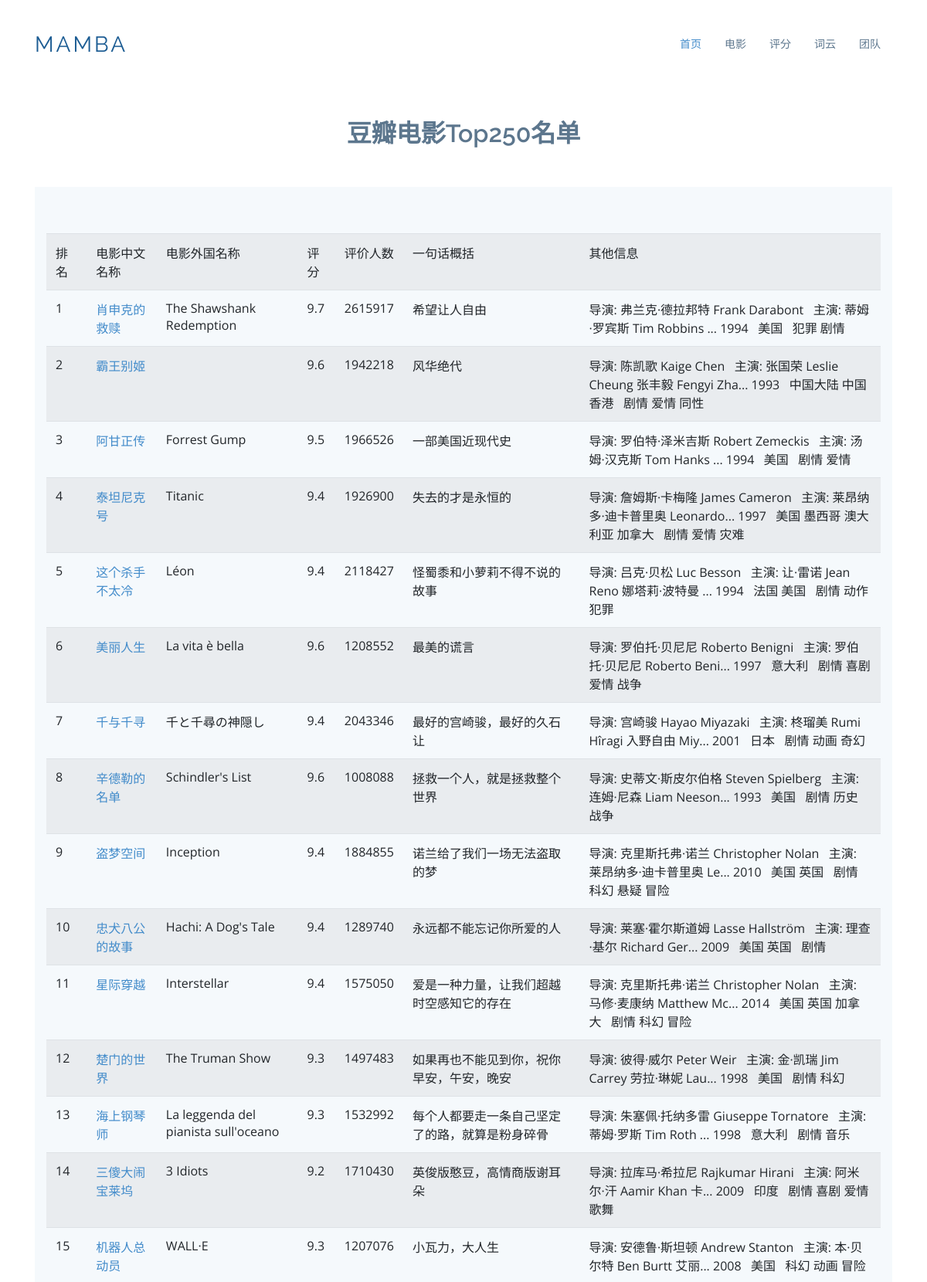
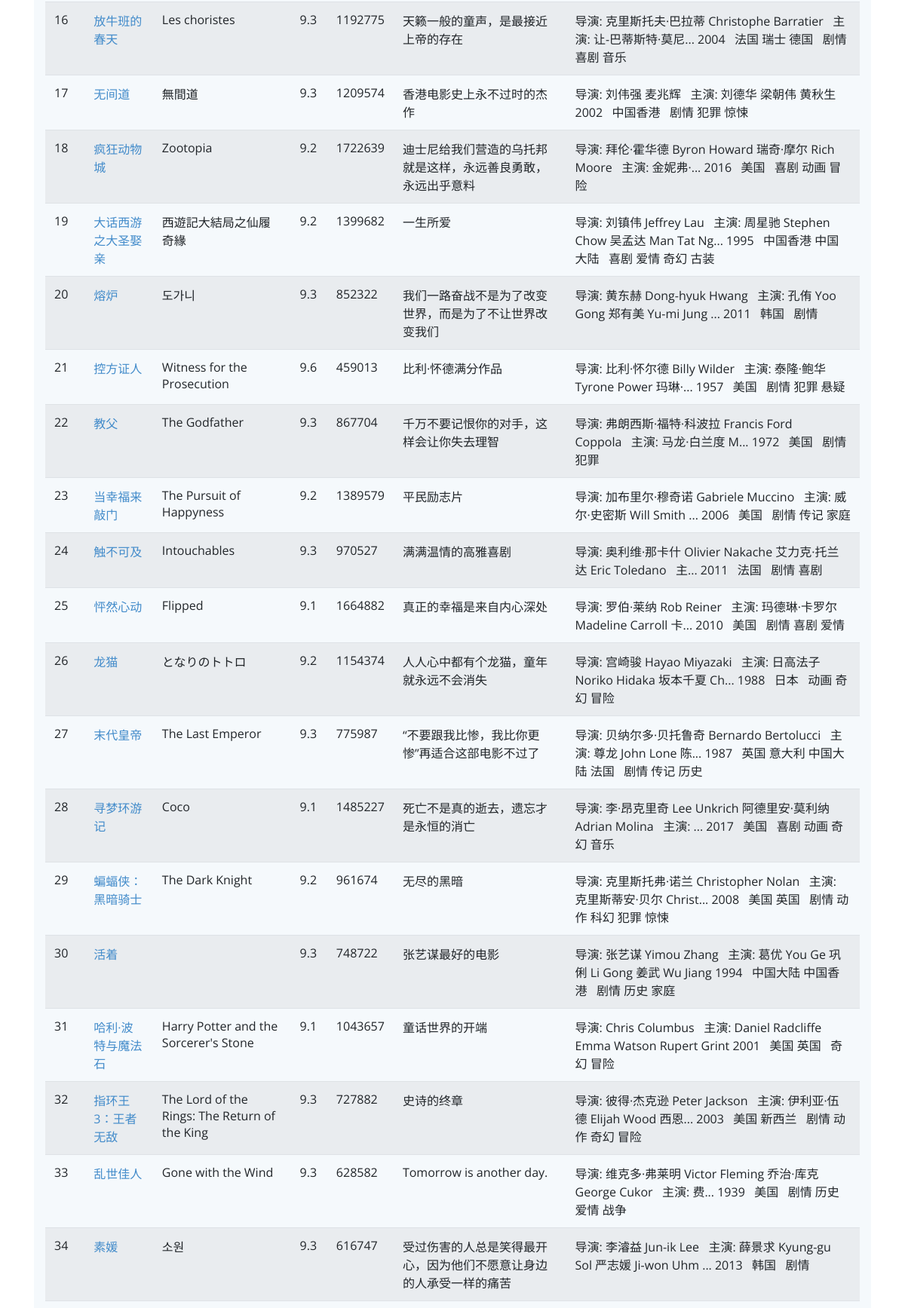
The page /movie (upper part) on the database its author committed (2 pictures, top to bottom).
### tables this page shows
CREATE TABLE movie250
        (
        id integer primary key autoincrement,
        info_link text,
        pic_link text,
        cname varchar ,
        ename varchar ,
        score numeric ,
        rated numeric ,
        introduction text,
        info text
        );

### app.py (the view)
@app.route('/movie')
def movie():
    datalist = []
    conn = sqlite3.connect("movie.db")
    cur = conn.cursor()
    sql = "select * from movie250"
    data = cur.execute(sql)
    for item in data:
        datalist.append(item)
    cur.close()
    conn.close()
    return render_template("movie.html", movies =datalist)

### templates/movie.html (shortened to what this page needs)
﻿<!DOCTYPE html>
<html lang="en">
<head>
  <link href="static/assets/vendor/bootstrap/css/bootstrap.min.css" rel="stylesheet">
  <link href="static/assets/vendor/icofont/icofont.min.css" rel="stylesheet">
  <link href="static/assets/vendor/boxicons/css/boxicons.min.css" rel="stylesheet">
  <link href="static/assets/vendor/animate.css/animate.min.css" rel="stylesheet">
  <link href="static/assets/vendor/venobox/venobox.css" rel="stylesheet">
  <link href="static/assets/vendor/aos/aos.css" rel="stylesheet">
  <link href="static/assets/css/style.css" rel="stylesheet">
</head>
<body>
  <header id="header">
    <div class="container">
      <div class="logo float-left">
        <h1 class="text-light"><a href="temp.html"><span>Mamba</span></a></h1>
      </div>
      <nav class="nav-menu float-right d-none d-lg-block">
        <ul>
          <li class="active"><a href="/index">首页</a></li>
          <li><a href="/movie">电影</a></li>
          <li><a href="/score">评分</a></li>
          <li><a href="/word">词云</a></li>
          <li><a href="/team">团队</a></li>
        </ul>
      </nav>
    </div>
  </header>
    <section id="team" class="team">
      <div class="container">
        <div class="section-title">
          <h2>豆瓣电影Top250名单</h2>
        </div>
    <section class="counts section-bg">
      <div class="container">
          <table class="table table-striped">
              <tr>
                  <td>排名</td>
                  <td>电影中文名称</td>
                  <td>电影外国名称</td>
                  <td>评分</td>
                  <td>评价人数</td>
                  <td>一句话概括</td>
                  <td>其他信息</td>
              </tr>
              {% for movie in movies %}
              <tr>
                  <td>{{ movie[0] }}</td>
                  <td>
                      <a href="{{ movie[1] }}" target="_blank">
                      {{ movie[3] }}
                      </a>
                  </td>
                  <td>{{ movie[4] }}</td>
                  <td>{{ movie[5] }}</td>
                  <td>{{ movie[6] }}</td>
                  <td>{{ movie[7] }}</td>
                  <td>{{ movie[8] }}</td>
              </tr>
              {% endfor %}
          </table>
        </div>
      </div>
    </section>
</body>
</html>

### static/assets/css/style.css (style rules this page uses)
body { font-family: "Open Sans", sans-serif; color: #444; }
a { color: #428bca; }
h1, h2, h3, h4, h5, h6, .font-primary { font-family: "Raleway", sans-serif; }
#header { height: 70px; transition: all 0.5s; transition: all 0.5s; padding: 10px 0; background: #fff; z-index: 997; }
#header .logo h1 { font-size: 28px; margin: 0; padding: 10px 0; line-height: 1; font-weight: 400; letter-spacing: 3px; text-transform: uppercase; }
#header .logo h1 a, #header .logo h1 a:hover { color: #1c5c93; text-decoration: none; }
.nav-menu, .nav-menu * { margin: 0; padding: 0; list-style: none; }
.nav-menu > ul > li { position: relative; white-space: nowrap; float: left; }
.nav-menu a { display: block; position: relative; color: #5c768d; padding: 12px 15px; transition: 0.3s; font-size: 14px; font-family: "Open Sans", sans-serif; }
.nav-menu a:hover, .nav-menu .active > a, .nav-menu li:hover > a { color: #428bca; text-decoration: none; }
.mobile-nav { position: fixed; top: 0; bottom: 0; z-index: 9999; overflow-y: auto; left: -260px; width: 260px; padding-top: 18px; background: #1f3548; transition: 0.4s; }
.mobile-nav * { margin: 0; padding: 0; list-style: none; }
.mobile-nav a { display: block; position: relative; color: #e3f0fc; padding: 10px 20px; font-weight: 500; }
.mobile-nav a:hover, .mobile-nav .active > a, .mobile-nav li:hover > a { color: #9eccf4; text-decoration: none; }
section { padding: 60px 0; }
.section-bg { background-color: #f5f9fc; }
.section-title { text-align: center; padding-bottom: 30px; }
.section-title h2 { font-size: 32px; font-weight: 600; margin-bottom: 20px; padding-bottom: 0; color: #5c768d; }
.counts { padding-bottom: 30px; }
.team { background: #fff; padding: 60px 0 30px 0; }

### rows shown on the page
movie250: id "1", cname "肖申克的救赎", ename "The Shawshank Redemption", score "9.7", rated "2615917", introduction "希望让人自由", info "导演: 弗兰克·德拉邦特 Frank Darabont 主演: 蒂姆·罗宾斯 Tim Robbins ... 1994 美国 犯罪 剧情"
movie250: id "2", cname "霸王别姬", score "9.6", rated "1942218", introduction "风华绝代", info "导演: 陈凯歌 Kaige Chen 主演: 张国荣 Leslie Cheung 张丰毅 Fengyi Zha... 1993 中国大陆 中国香港 剧情 爱情 同性"
movie250: id "3", cname "阿甘正传", ename "Forrest Gump", score "9.5", rated "1966526", introduction "一部美国近现代史", info "导演: 罗伯特·泽米吉斯 Robert Zemeckis 主演: 汤姆·汉克斯 Tom Hanks ... 1994 美国 剧情 爱情"
movie250: id "4", cname "泰坦尼克号", ename "Titanic", score "9.4", rated "1926900", introduction "失去的才是永恒的", info "导演: 詹姆斯·卡梅隆 James Cameron 主演: 莱昂纳多·迪卡普里奥 Leonardo... 1997 美国 墨西哥 澳大利亚 加拿大 剧情 爱情 灾难"
movie250: id "5", cname "这个杀手不太冷", ename "Léon", score "9.4", rated "2118427", introduction "怪蜀黍和小萝莉不得不说的故事", info "导演: 吕克·贝松 Luc Besson 主演: 让·雷诺 Jean Reno 娜塔莉·波特曼 ... 1994 法国 美国 剧情 动作 犯罪"
movie250: id "6", cname "美丽人生", ename "La vita è bella", score "9.6", rated "1208552", introduction "最美的谎言", info "导演: 罗伯托·贝尼尼 Roberto Benigni 主演: 罗伯托·贝尼尼 Roberto Beni... 1997 意大利 剧情 喜剧 爱情 战争"
movie250: id "7", cname "千与千寻", ename "千と千尋の神隠し", score "9.4", rated "2043346", introduction "最好的宫崎骏，最好的久石让", info "导演: 宫崎骏 Hayao Miyazaki 主演: 柊瑠美 Rumi Hîragi 入野自由 Miy... 2001 日本 剧情 动画 奇幻"
movie250: id "8", cname "辛德勒的名单", ename "Schindler's List", score "9.6", rated "1008088", introduction "拯救一个人，就是拯救整个世界", info "导演: 史蒂文·斯皮尔伯格 Steven Spielberg 主演: 连姆·尼森 Liam Neeson... 1993 美国 剧情 历史 战争"
movie250: id "9", cname "盗梦空间", ename "Inception", score "9.4", rated "1884855", introduction "诺兰给了我们一场无法盗取的梦", info "导演: 克里斯托弗·诺兰 Christopher Nolan 主演: 莱昂纳多·迪卡普里奥 Le... 2010 美国 英国 剧情 科幻 悬疑 冒险"
movie250: id "10", cname "忠犬八公的故事", ename "Hachi: A Dog's Tale", score "9.4", rated "1289740", introduction "永远都不能忘记你所爱的人", info "导演: 莱塞·霍尔斯道姆 Lasse Hallström 主演: 理查·基尔 Richard Ger... 2009 美国 英国 剧情"
movie250: id "11", cname "星际穿越", ename "Interstellar", score "9.4", rated "1575050", introduction "爱是一种力量，让我们超越时空感知它的存在", info "导演: 克里斯托弗·诺兰 Christopher Nolan 主演: 马修·麦康纳 Matthew Mc... 2014 美国 英国 加拿大 剧情 科幻 冒险"
movie250: id "12", cname "楚门的世界", ename "The Truman Show", score "9.3", rated "1497483", introduction "如果再也不能见到你，祝你早安，午安，晚安", info "导演: 彼得·威尔 Peter Weir 主演: 金·凯瑞 Jim Carrey 劳拉·琳妮 Lau... 1998 美国 剧情 科幻"
movie250: id "13", cname "海上钢琴师", ename "La leggenda del pianista sull'oceano", score "9.3", rated "1532992", introduction "每个人都要走一条自己坚定了的路，就算是粉身碎骨", info "导演: 朱塞佩·托纳多雷 Giuseppe Tornatore 主演: 蒂姆·罗斯 Tim Roth ... 1998 意大利 剧情 音乐"
movie250: id "14", cname "三傻大闹宝莱坞", ename "3 Idiots", score "9.2", rated "1710430", introduction "英俊版憨豆，高情商版谢耳朵", info "导演: 拉库马·希拉尼 Rajkumar Hirani 主演: 阿米尔·汗 Aamir Khan 卡... 2009 印度 剧情 喜剧 爱情 歌舞"
movie250: id "15", cname "机器人总动员", ename "WALL·E", score "9.3", rated "1207076", introduction "小瓦力，大人生", info "导演: 安德鲁·斯坦顿 Andrew Stanton 主演: 本·贝尔特 Ben Burtt 艾丽... 2008 美国 科幻 动画 冒险"
movie250: id "16", cname "放牛班的春天", ename "Les choristes", score "9.3", rated "1192775", introduction "天籁一般的童声，是最接近上帝的存在", info "导演: 克里斯托夫·巴拉蒂 Christophe Barratier 主演: 让-巴蒂斯特·莫尼... 2004 法国 瑞士 德国 剧情 喜剧 音乐"
movie250: id "17", cname "无间道", ename "無間道", score "9.3", rated "1209574", introduction "香港电影史上永不过时的杰作", info "导演: 刘伟强 麦兆辉 主演: 刘德华 梁朝伟 黄秋生 2002 中国香港 剧情 犯罪 惊悚"
movie250: id "18", cname "疯狂动物城", ename "Zootopia", score "9.2", rated "1722639", introduction "迪士尼给我们营造的乌托邦就是这样，永远善良勇敢，永远出乎意料", info "导演: 拜伦·霍华德 Byron Howard 瑞奇·摩尔 Rich Moore 主演: 金妮弗·... 2016 美国 喜剧 动画 冒险"
movie250: id "19", cname "大话西游之大圣娶亲", ename "西遊記大結局之仙履奇緣", score "9.2", rated "1399682", introduction "一生所爱", info "导演: 刘镇伟 Jeffrey Lau 主演: 周星驰 Stephen Chow 吴孟达 Man Tat Ng... 1995 中国香港 中国大陆 喜剧 爱情 奇幻 古装"
movie250: id "20", cname "熔炉", ename "도가니", score "9.3", rated "852322", introduction "我们一路奋战不是为了改变世界，而是为了不让世界改变我们", info "导演: 黄东赫 Dong-hyuk Hwang 主演: 孔侑 Yoo Gong 郑有美 Yu-mi Jung ... 2011 韩国 剧情"
movie250: id "21", cname "控方证人", ename "Witness for the Prosecution", score "9.6", rated "459013", introduction "比利·怀德满分作品", info "导演: 比利·怀尔德 Billy Wilder 主演: 泰隆·鲍华 Tyrone Power 玛琳·... 1957 美国 剧情 犯罪 悬疑"
movie250: id "22", cname "教父", ename "The Godfather", score "9.3", rated "867704", introduction "千万不要记恨你的对手，这样会让你失去理智", info "导演: 弗朗西斯·福特·科波拉 Francis Ford Coppola 主演: 马龙·白兰度 M... 1972 美国 剧情 犯罪"
movie250: id "23", cname "当幸福来敲门", ename "The Pursuit of Happyness", score "9.2", rated "1389579", introduction "平民励志片", info "导演: 加布里尔·穆奇诺 Gabriele Muccino 主演: 威尔·史密斯 Will Smith ... 2006 美国 剧情 传记 家庭"
movie250: id "24", cname "触不可及", ename "Intouchables", score "9.3", rated "970527", introduction "满满温情的高雅喜剧", info "导演: 奥利维·那卡什 Olivier Nakache 艾力克·托兰达 Eric Toledano 主... 2011 法国 剧情 喜剧"
movie250: id "25", cname "怦然心动", ename "Flipped", score "9.1", rated "1664882", introduction "真正的幸福是来自内心深处", info "导演: 罗伯·莱纳 Rob Reiner 主演: 玛德琳·卡罗尔 Madeline Carroll 卡... 2010 美国 剧情 喜剧 爱情"
movie250: id "26", cname "龙猫", ename "となりのトトロ", score "9.2", rated "1154374", introduction "人人心中都有个龙猫，童年就永远不会消失", info "导演: 宫崎骏 Hayao Miyazaki 主演: 日高法子 Noriko Hidaka 坂本千夏 Ch... 1988 日本 动画 奇幻 冒险"
movie250: id "27", cname "末代皇帝", ename "The Last Emperor", score "9.3", rated "775987", introduction "“不要跟我比惨，我比你更惨”再适合这部电影不过了", info "导演: 贝纳尔多·贝托鲁奇 Bernardo Bertolucci 主演: 尊龙 John Lone 陈... 1987 英国 意大利 中国大陆 法国 剧情 传记 历史"
movie250: id "28", cname "寻梦环游记", ename "Coco", score "9.1", rated "1485227", introduction "死亡不是真的逝去，遗忘才是永恒的消亡", info "导演: 李·昂克里奇 Lee Unkrich 阿德里安·莫利纳 Adrian Molina 主演: ... 2017 美国 喜剧 动画 奇幻 音乐"
movie250: id "29", cname "蝙蝠侠：黑暗骑士", ename "The Dark Knight", score "9.2", rated "961674", introduction "无尽的黑暗", info "导演: 克里斯托弗·诺兰 Christopher Nolan 主演: 克里斯蒂安·贝尔 Christ... 2008 美国 英国 剧情 动作 科幻 犯罪 惊悚"
movie250: id "30", cname "活着", score "9.3", rated "748722", introduction "张艺谋最好的电影", info "导演: 张艺谋 Yimou Zhang 主演: 葛优 You Ge 巩俐 Li Gong 姜武 Wu Jiang 1994 中国大陆 中国香港 剧情 历史 家庭"
movie250: id "31", cname "哈利·波特与魔法石", ename "Harry Potter and the Sorcerer's Stone", score "9.1", rated "1043657", introduction "童话世界的开端", info "导演: Chris Columbus 主演: Daniel Radcliffe Emma Watson Rupert Grint 2001 美国 英国 奇幻 冒险"
movie250: id "32", cname "指环王3：王者无敌", ename "The Lord of the Rings: The Return of the King", score "9.3", rated "727882", introduction "史诗的终章", info "导演: 彼得·杰克逊 Peter Jackson 主演: 伊利亚·伍德 Elijah Wood 西恩... 2003 美国 新西兰 剧情 动作 奇幻 冒险"
movie250: id "33", cname "乱世佳人", ename "Gone with the Wind", score "9.3", rated "628582", introduction "Tomorrow is another day.", info "导演: 维克多·弗莱明 Victor Fleming 乔治·库克 George Cukor 主演: 费... 1939 美国 剧情 历史 爱情 战争"
movie250: id "34", cname "素媛", ename "소원", score "9.3", rated "616747", introduction "受过伤害的人总是笑得最开心，因为他们不愿意让身边的人承受一样的痛苦", info "导演: 李濬益 Jun-ik Lee 主演: 薛景求 Kyung-gu Sol 严志媛 Ji-won Uhm ... 2013 韩国 剧情"
